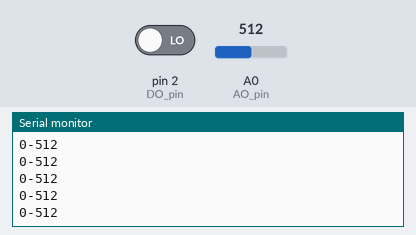
A sketch run on a simulated Arduino Uno, built with avr-gcc and run on an emulated ATmega328P. On the bench: the last lines printed to the serial monitor. The test bench sets the inputs (shaded band); at power-on: A0 (AO_pin) = 512, pin 2 (DO_pin) LOW.

Above: at 1.2 s.
1.3 s: A0 (AO_pin) set to 716
At 2.0 s:
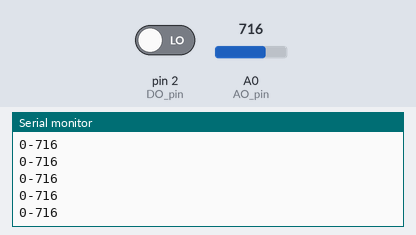
2.8 s: pin 2 (DO_pin) driven HIGH
At 3.3 s:
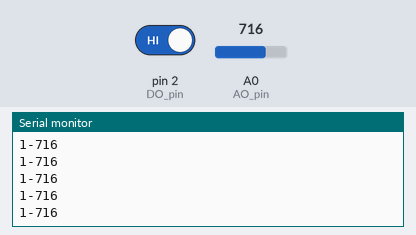
4.3 s: A0 (AO_pin) set to 900
At 5.0 s:
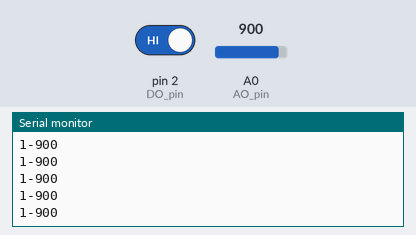
5.8 s: pin 2 (DO_pin) driven LOW
At 6.7 s:
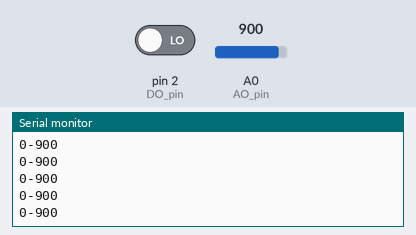
Timing chart, 0 to 8.3 s (numbered marks = the images above; inputs shaded):
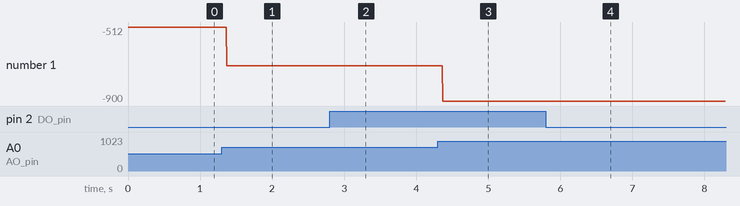

The sketch:

calibration_red_pcb.ino
```cpp
// calibration routine for 'red PCB sensors'

// Arduino pin numbers
const int DO_pin = 2;
const int AO_pin = 0;

void setup() {
  pinMode(DO_pin, INPUT);
  Serial.begin(9600);
}

void loop() {
  Serial.print(digitalRead(DO_pin));
  Serial.print("-");
  Serial.println(analogRead(AO_pin));
  delay(5);
}
```

Measured:
- after the input at 1.3 s, the serial monitor: prints a new line after 0.07 s (image 1)
- after the input at 2.8 s, the serial monitor: prints a new line after 0.07 s (image 2)
- after the input at 4.3 s, the serial monitor: prints a new line after 0.07 s (image 3)
- after the input at 5.8 s, the serial monitor: prints a new line after 0.07 s (image 4)
- plotted number 1: -512 → -716 after the input at 1.3 s, -716 → -900 after the input at 4.3 s
